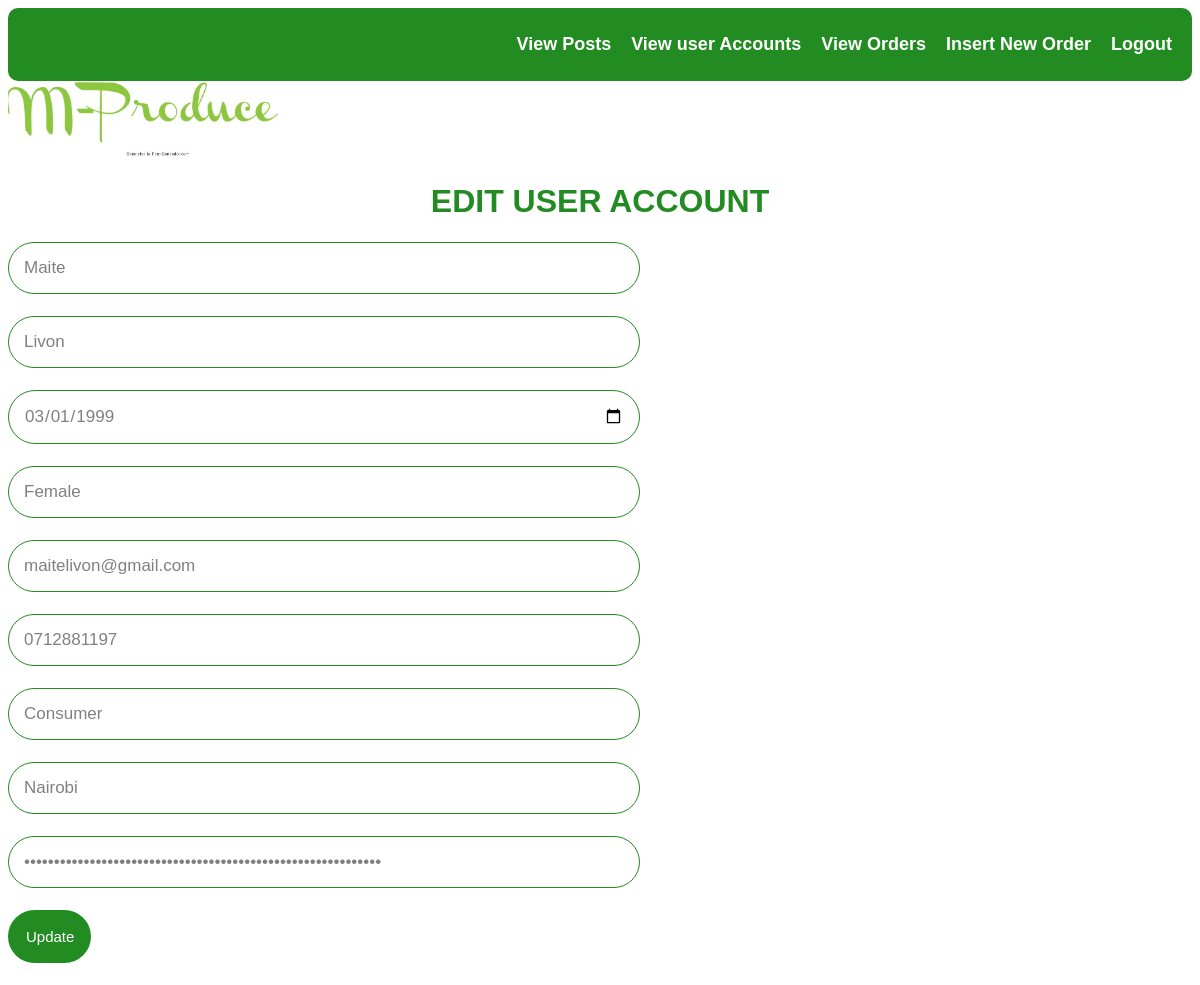
The app's page /adminedit.php?email=maitelivon@gmail.com with its own data.
### tables this page shows
CREATE TABLE `useracc` (
  `firstname` varchar(256) NOT NULL,
  `lastname` varchar(256) NOT NULL,
  `username` varchar(256) NOT NULL,
  `dob` date NOT NULL,
  `gender` varchar(256) NOT NULL,
  `email` varchar(50) NOT NULL,
  `telephone` varchar(50) NOT NULL,
  `password` varchar(256) NOT NULL,
  `county` varchar(50) NOT NULL,
  `category` varchar(20) NOT NULL,
  `passreset` int(11) NOT NULL
);

### adminedit.php (the view, shortened to what this page needs)
<?php
require('config.php');
$email=$_REQUEST['email'];
$query = "SELECT * from useracc where email='".$email."'";
$result = mysqli_query($db, $query) or die ( mysqli_error($db));
$row = mysqli_fetch_assoc($result);
?>
<!DOCTYPE html>
<html>
<head>
<link rel="stylesheet" href="" />
</head>
<body >
<div class="form">
   <ul>
            <li>
                <p><b><a href="logoutad.php">Logout</a></b></p>
            </li>
            <li>
                <p><b><a href="ins.php">Insert New Order</a></b></p>
            </li>
            <li>
                <p><b><a href="view.php">View Orders</a></b></li>
            <li>
                <p><b><a href="view.php">View user Accounts</a></b></li>
            <li>
                <p><b><a href="viewposts.php">View Posts</a></b></li>
        </ul>
    <img src=generatedtext.jpg style=width:300px>
<h1 style="color:forestgreen;text-align:center">EDIT USER ACCOUNT</h1>
<?php
if(isset($_POST['new']) && $_POST['new']==1)
{
 $firstname=$_REQUEST["firstname"];
$lastname=$_REQUEST["lastname"];
$dob=$_REQUEST["dob"];
$gender=$_REQUEST["gender"];
$email =$_REQUEST["email"];
$telephone = $_REQUEST["telephone"];
$category = $_REQUEST["category"];
$county = $_REQUEST["county"];
$password = $_REQUEST["password"];
  $update="update useracc set firstname='".$firstname."', lastname='".$lastname."', dob='".$dob."',
gender='".$gender."', email='".$email."',
telephone='".$telephone."', category='".$category."', county='".$county."', password='".$password."'where email='".$email."'";
mysqli_query($db, $update) or die(mysqli_error($db));
$status = "Record Updated Successfully. </br></br>
<a href='view.php'>View Updated Record</a>";
echo '<p style="color:#FF0000;">'.$status.'</p>';
}
    else {
?>
<div>
<form name="form" method="post" action=""style="font-size:22px">
<p><input type="text" name="firstname" placeholder="Enter Name"
required value="<?php echo $row['firstname'];?>" /></p>
<p><input type="text" name="lastname" placeholder="Enter Name"
required value="<?php echo $row['lastname'];?>" /></p>
<p><input type="date" name="dob" placeholder="Enter DOB"
required value="<?php echo $row['dob'];?>" /></p>
<p><input type="text" name="gender" placeholder="Enter gender"
required value="<?php echo $row['gender'];?>" /></p>
    <p><input type="email" name="email" placeholder="Enter Email"
optional value="<?php echo $row['email'];?>" /></p>
    <p><input type="text" name="telephone" placeholder="Enter telephone"
required value="<?php echo $row['telephone'];?>" /></p>
<p><input type="text" name="category" placeholder="Enter category"
required value="<?php echo $row['category'];?>" /></p>
<p><input type="text" name="county" placeholder="Enter county" required value=
"<?php echo $row['county'];?>" /></p>
    <p><input type="password" name="password" placeholder="password" required value=
"<?php echo $row['password'];?>" /></p>
<p><input name="submit" type="submit" value="Update" /></p>
</form>
<?php } ?>
</div>
</div>
</body>
</html>

### adminedit.php (style rules this page uses)
ul { list-style-type: none; padding: 10px; margin: 0; background-color: forestgreen; overflow: hidden; border-radius:10px; }
li { float: right; }
li a { display: block; text-decoration: none; text-align: right; color: white; padding: 0px 10px; font-family: sans-serif; font-size: 18px; }
h1 { font-family: "Trebuchet MS", Arial, Helvetica, sans-serif; color:forestgreen; }
input { border-style:solid; border-color:forestgreen; border-width:1px; width:600px; border-radius:30px; padding:15px; font-size:17px; color:grey; font-family: "Trebuchet MS", Arial, Helvetica, sans-serif; }
input[type=submit] { position: relative; background-color: forestgreen; font-size:15px; width:7%; color:white; border:solid; border-color:transparent; border-radius:50px; }

### records on screen
useracc: firstname "Maite", lastname "Livon", dob "03/01/1999", gender "Female", email "maitelivon@gmail.com", telephone "0712881197", category "Consumer", county "Nairobi"
